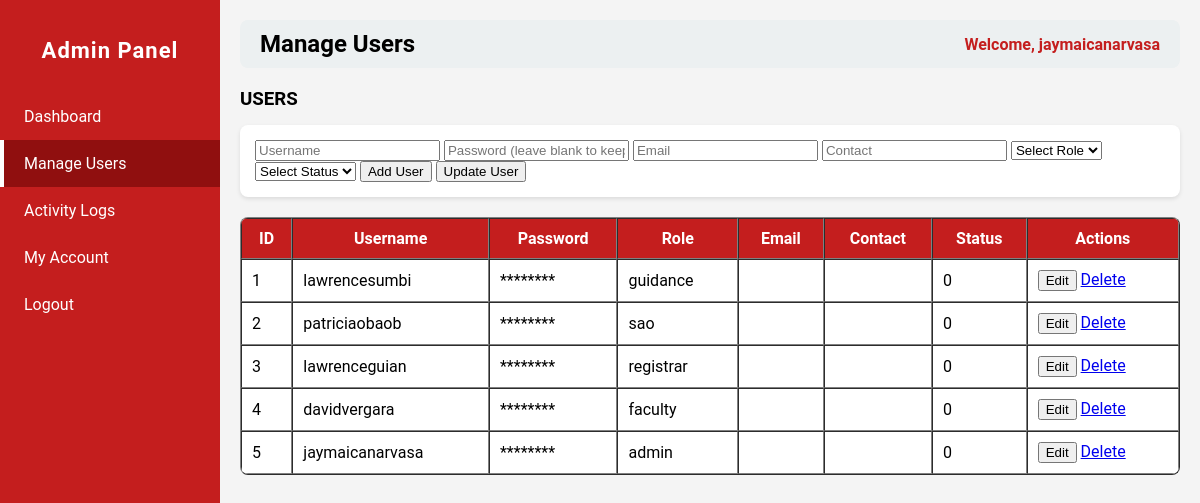
/admin.php?page=manage_users (signed in), run on an earlier commit of the app's database.
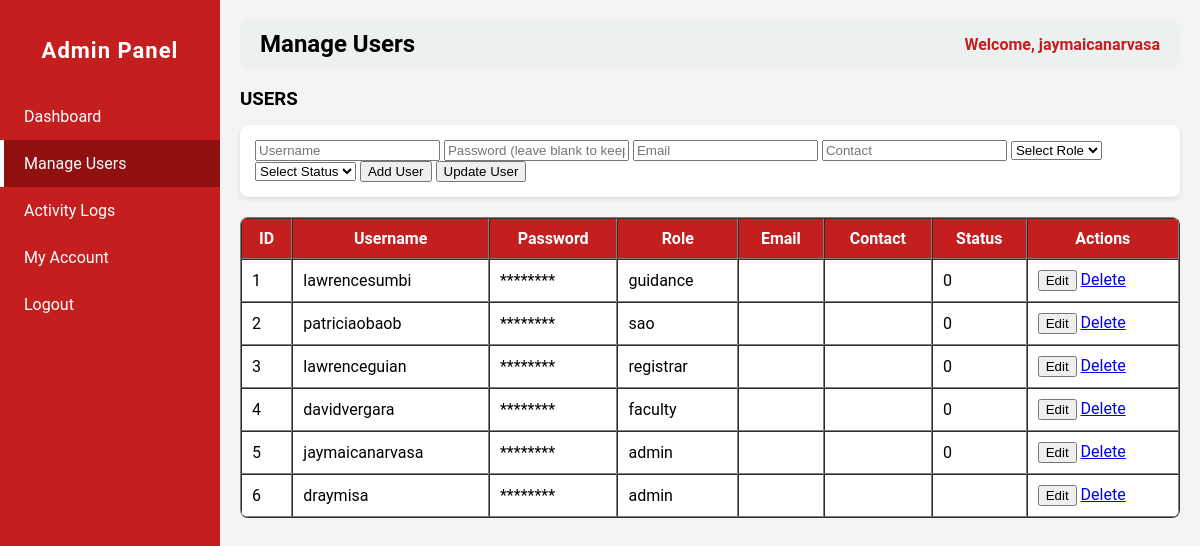
And on a later commit of the database.
### tables this page shows
CREATE TABLE `users` (
  `id` int(11) NOT NULL,
  `username` varchar(50) NOT NULL,
  `password` varchar(255) NOT NULL,
  `role` varchar(50) NOT NULL,
  `email` varchar(255) NOT NULL,
  `contact` varchar(50) NOT NULL,
  `status` varchar(50) NOT NULL
);

### admin_pages/manage_users.php (the view, shortened to what this page needs)
<?php
$host = "localhost";
$dbname = "studisciplink";
$user = "root";
$pass = "";
try {
    $pdo = new PDO("mysql:host=$host;dbname=$dbname", $user, $pass);
    $pdo->setAttribute(PDO::ATTR_ERRMODE, PDO::ERRMODE_EXCEPTION);
    $stmt = $pdo->query("SELECT * FROM users ORDER BY id ASC");
    $users = $stmt->fetchAll(PDO::FETCH_ASSOC);
} catch(PDOException $e) {
    echo "<p style='color:red;'>Database error: ".$e->getMessage()."</p>";
}
?>
<h3 style="margin-bottom:15px;">USERS</h3>
<form method="POST" style="margin-bottom:20px; background:#fff; padding:15px; border-radius:8px; box-shadow:0 2px 4px rgba(0,0,0,0.1);">
    <input type="text" name="username" id="username" placeholder="Username" required>
    <input type="password" name="password" id="password" placeholder="Password (leave blank to keep)">
    <input type="text" name="email" id="email" placeholder="Email" required>
    <input type="text" name="contact" id="contact" placeholder="Contact" required>
    <select name="role" id="role" required>
        <option value="">Select Role</option>
    </select>
    <select name="status" id="status" required>
        <option value="">Select Status</option>
    </select>
    <button type="submit" name="add_user">Add User</button>
    <button type="submit" name="update_user">Update User</button>
</form>
<table border="1" cellpadding="10" cellspacing="0" style="width:100%; background:#fff; border-radius:8px; overflow:hidden;">
    <thead style="background:#c41e1e; color:white;">
        <tr>
            <th>ID</th>
            <th>Username</th>
            <th>Password</th>
            <th>Role</th>
            <th>Email</th>
            <th>Contact</th>
            <th>Status</th>
            <th>Actions</th>
        </tr>
    </thead>
    <tbody>
        <?php foreach($users as $user): ?>
        <tr>
            <td><?php echo $user['id']; ?></td>
            <td><?php echo $user['username']; ?></td>
            <td>********</td>
            <td><?php echo $user['role']; ?></td>
            <td><?php echo $user['email']; ?></td>
            <td><?php echo $user['contact']; ?></td>
            <td><?php echo $user['status']; ?></td>
            <td>
                <button onclick="editUser(<?php echo htmlspecialchars(json_encode($user)); ?>)">Edit</button>
                <a href="?page=manage_users&delete=<?php echo $user['id']; ?>" onclick="return confirm('Are you sure?')">Delete</a>
            </td>
        </tr>
        <?php endforeach; ?>
    </tbody>
</table>

What changed in the data, as far as the page shows it:
added users: id "6", username "draymisa", role "admin"
